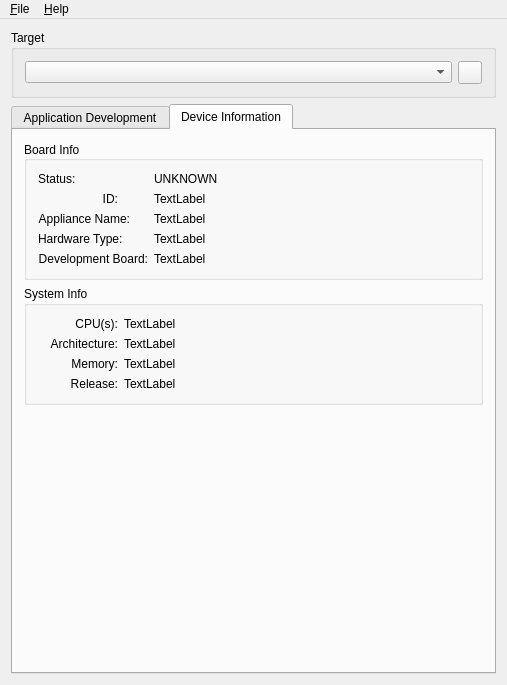
<?xml version="1.0" encoding="UTF-8"?>
<ui version="4.0">
 <class>MainWindow</class>
 <widget class="QMainWindow" name="MainWindow">
  <property name="geometry">
   <rect>
    <x>0</x>
    <y>0</y>
    <width>507</width>
    <height>685</height>
   </rect>
  </property>
  <property name="sizePolicy">
   <sizepolicy hsizetype="Fixed" vsizetype="Fixed">
    <horstretch>0</horstretch>
    <verstretch>0</verstretch>
   </sizepolicy>
  </property>
  <property name="minimumSize">
   <size>
    <width>0</width>
    <height>0</height>
   </size>
  </property>
  <property name="maximumSize">
   <size>
    <width>16777215</width>
    <height>16777215</height>
   </size>
  </property>
  <property name="windowTitle">
   <string>Hemera Developer Mode Client</string>
  </property>
  <property name="windowIcon">
   <iconset resource="../images/images.qrc">
    <normaloff>:/icons/hemera.png</normaloff>:/icons/hemera.png</iconset>
  </property>
  <widget class="QWidget" name="centralWidget">
   <layout class="QVBoxLayout" name="verticalLayout">
    <item>
     <widget class="QGroupBox" name="targetGroupBox">
      <property name="title">
       <string>Target</string>
      </property>
      <layout class="QHBoxLayout" name="horizontalLayout">
       <item>
        <widget class="QComboBox" name="targetsComboBox"/>
       </item>
       <item>
        <widget class="QToolButton" name="configureTargetsButton">
         <property name="text">
          <string/>
         </property>
         <property name="icon">
          <iconset resource="../images/images.qrc">
           <normaloff>:/icons/configure.png</normaloff>:/icons/configure.png</iconset>
         </property>
        </widget>
       </item>
      </layout>
     </widget>
    </item>
    <item>
     <widget class="QTabWidget" name="tabWidget">
      <property name="enabled">
       <bool>true</bool>
      </property>
      <property name="currentIndex">
       <number>1</number>
      </property>
      <widget class="QWidget" name="developmentTabWidget">
       <property name="enabled">
        <bool>true</bool>
       </property>
       <attribute name="title">
        <string>Application Development</string>
       </attribute>
       <layout class="QFormLayout" name="formLayout_3">
        <property name="fieldGrowthPolicy">
         <enum>QFormLayout::AllNonFixedFieldsGrow</enum>
        </property>
        <item row="2" column="0">
         <widget class="QLabel" name="applicationLabel">
          <property name="text">
           <string>Application:</string>
          </property>
         </widget>
        </item>
        <item row="2" column="1">
         <widget class="QComboBox" name="applicationComboBox"/>
        </item>
        <item row="3" column="0">
         <widget class="QLabel" name="applicationsLabel">
          <property name="visible">
           <bool>false</bool>
          </property>
          <property name="text">
           <string>Applications:</string>
          </property>
         </widget>
        </item>
        <item row="3" column="1">
         <widget class="QListView" name="applicationsView">
          <property name="visible">
           <bool>false</bool>
          </property>
          <property name="selectionMode">
           <enum>QAbstractItemView::MultiSelection</enum>
          </property>
         </widget>
        </item>
        <item row="4" column="0">
         <widget class="QLabel" name="featuresLabel">
          <property name="visible">
           <bool>false</bool>
          </property>
          <property name="text">
           <string>Features:</string>
          </property>
         </widget>
        </item>
        <item row="4" column="1">
         <widget class="QListView" name="featuresView">
          <property name="visible">
           <bool>false</bool>
          </property>
          <property name="selectionMode">
           <enum>QAbstractItemView::MultiSelection</enum>
          </property>
         </widget>
        </item>
        <item row="7" column="0" colspan="2">
         <widget class="QCheckBox" name="advancedModeCheckBox">
          <property name="text">
           <string>Advanced Mode</string>
          </property>
         </widget>
        </item>
        <item row="5" column="0">
         <spacer name="verticalSpacer_2">
          <property name="orientation">
           <enum>Qt::Vertical</enum>
          </property>
          <property name="sizeHint" stdset="0">
           <size>
            <width>20</width>
            <height>40</height>
           </size>
          </property>
         </spacer>
        </item>
        <item row="5" column="1">
         <spacer name="verticalSpacer_3">
          <property name="orientation">
           <enum>Qt::Vertical</enum>
          </property>
          <property name="sizeHint" stdset="0">
           <size>
            <width>20</width>
            <height>40</height>
           </size>
          </property>
         </spacer>
        </item>
        <item row="1" column="0">
         <widget class="QLabel" name="starLabel">
          <property name="text">
           <string>Star:</string>
          </property>
         </widget>
        </item>
        <item row="1" column="1">
         <widget class="QComboBox" name="starBox"/>
        </item>
        <item row="0" column="0">
         <widget class="QPushButton" name="startStopButton">
          <property name="text">
           <string>Start</string>
          </property>
         </widget>
        </item>
       </layout>
      </widget>
      <widget class="QWidget" name="deviceInformationWidget">
       <attribute name="title">
        <string>Device Information</string>
       </attribute>
       <layout class="QVBoxLayout" name="deviceInformationLayout">
        <item>
         <widget class="QGroupBox" name="groupBox">
          <property name="title">
           <string>Board Info</string>
          </property>
          <property name="alignment">
           <set>Qt::AlignLeading|Qt::AlignLeft|Qt::AlignVCenter</set>
          </property>
          <layout class="QFormLayout" name="formLayout">
           <item row="0" column="0">
            <widget class="QLabel" name="label">
             <property name="text">
              <string>Status:</string>
             </property>
            </widget>
           </item>
           <item row="0" column="1">
            <widget class="QLabel" name="txtTargetStatus">
             <property name="text">
              <string>UNKNOWN</string>
             </property>
            </widget>
           </item>
           <item row="1" column="0">
            <widget class="QLabel" name="label_2">
             <property name="minimumSize">
              <size>
               <width>80</width>
               <height>0</height>
              </size>
             </property>
             <property name="text">
              <string>ID:</string>
             </property>
             <property name="alignment">
              <set>Qt::AlignRight|Qt::AlignTrailing|Qt::AlignVCenter</set>
             </property>
            </widget>
           </item>
           <item row="1" column="1">
            <widget class="QLabel" name="txtBoardId">
             <property name="text">
              <string>TextLabel</string>
             </property>
            </widget>
           </item>
           <item row="2" column="0">
            <widget class="QLabel" name="label_3">
             <property name="minimumSize">
              <size>
               <width>80</width>
               <height>0</height>
              </size>
             </property>
             <property name="text">
              <string>Appliance Name:</string>
             </property>
             <property name="alignment">
              <set>Qt::AlignRight|Qt::AlignTrailing|Qt::AlignVCenter</set>
             </property>
            </widget>
           </item>
           <item row="2" column="1">
            <widget class="QLabel" name="txtBoardName">
             <property name="text">
              <string>TextLabel</string>
             </property>
            </widget>
           </item>
           <item row="3" column="0">
            <widget class="QLabel" name="label_5">
             <property name="text">
              <string>Hardware Type:</string>
             </property>
            </widget>
           </item>
           <item row="3" column="1">
            <widget class="QLabel" name="txtHardwareType">
             <property name="text">
              <string>TextLabel</string>
             </property>
            </widget>
           </item>
           <item row="4" column="0">
            <widget class="QLabel" name="label_4">
             <property name="minimumSize">
              <size>
               <width>80</width>
               <height>0</height>
              </size>
             </property>
             <property name="text">
              <string>Development Board:</string>
             </property>
             <property name="alignment">
              <set>Qt::AlignRight|Qt::AlignTrailing|Qt::AlignVCenter</set>
             </property>
            </widget>
           </item>
           <item row="4" column="1">
            <widget class="QLabel" name="txtBoardType">
             <property name="text">
              <string>TextLabel</string>
             </property>
            </widget>
           </item>
          </layout>
         </widget>
        </item>
        <item>
         <widget class="QGroupBox" name="groupBox_2">
          <property name="title">
           <string>System Info</string>
          </property>
          <layout class="QFormLayout" name="formLayout_2">
           <item row="0" column="0">
            <widget class="QLabel" name="label_10">
             <property name="minimumSize">
              <size>
               <width>80</width>
               <height>0</height>
              </size>
             </property>
             <property name="text">
              <string>CPU(s):</string>
             </property>
             <property name="alignment">
              <set>Qt::AlignRight|Qt::AlignTrailing|Qt::AlignVCenter</set>
             </property>
            </widget>
           </item>
           <item row="0" column="1">
            <widget class="QLabel" name="txtSystemCpu">
             <property name="text">
              <string>TextLabel</string>
             </property>
            </widget>
           </item>
           <item row="1" column="0">
            <widget class="QLabel" name="label_12">
             <property name="minimumSize">
              <size>
               <width>80</width>
               <height>0</height>
              </size>
             </property>
             <property name="text">
              <string>Architecture:</string>
             </property>
             <property name="alignment">
              <set>Qt::AlignRight|Qt::AlignTrailing|Qt::AlignVCenter</set>
             </property>
            </widget>
           </item>
           <item row="1" column="1">
            <widget class="QLabel" name="txtSystemArch">
             <property name="text">
              <string>TextLabel</string>
             </property>
            </widget>
           </item>
           <item row="2" column="0">
            <widget class="QLabel" name="label_13">
             <property name="minimumSize">
              <size>
               <width>80</width>
               <height>0</height>
              </size>
             </property>
             <property name="text">
              <string>Memory:</string>
             </property>
             <property name="alignment">
              <set>Qt::AlignRight|Qt::AlignTrailing|Qt::AlignVCenter</set>
             </property>
            </widget>
           </item>
           <item row="2" column="1">
            <widget class="QLabel" name="txtSystemMemory">
             <property name="text">
              <string>TextLabel</string>
             </property>
            </widget>
           </item>
           <item row="3" column="0">
            <widget class="QLabel" name="label_18">
             <property name="minimumSize">
              <size>
               <width>80</width>
               <height>0</height>
              </size>
             </property>
             <property name="text">
              <string>Release:</string>
             </property>
             <property name="alignment">
              <set>Qt::AlignRight|Qt::AlignTrailing|Qt::AlignVCenter</set>
             </property>
            </widget>
           </item>
           <item row="3" column="1">
            <widget class="QLabel" name="txtSystemRelease">
             <property name="text">
              <string>TextLabel</string>
             </property>
            </widget>
           </item>
          </layout>
         </widget>
        </item>
        <item>
         <spacer name="verticalSpacer">
          <property name="orientation">
           <enum>Qt::Vertical</enum>
          </property>
          <property name="sizeType">
           <enum>QSizePolicy::MinimumExpanding</enum>
          </property>
          <property name="sizeHint" stdset="0">
           <size>
            <width>20</width>
            <height>0</height>
           </size>
          </property>
         </spacer>
        </item>
       </layout>
      </widget>
     </widget>
    </item>
   </layout>
  </widget>
  <widget class="QMenuBar" name="menuBar">
   <property name="geometry">
    <rect>
     <x>0</x>
     <y>0</y>
     <width>507</width>
     <height>20</height>
    </rect>
   </property>
   <widget class="QMenu" name="fileMenu">
    <property name="title">
     <string>&amp;File</string>
    </property>
    <addaction name="quitAction"/>
   </widget>
   <widget class="QMenu" name="helpMenu">
    <property name="title">
     <string>&amp;Help</string>
    </property>
    <addaction name="aboutAction"/>
   </widget>
   <addaction name="fileMenu"/>
   <addaction name="helpMenu"/>
  </widget>
  <action name="aboutAction">
   <property name="icon">
    <iconset resource="../images/images.qrc">
     <normaloff>:/icons/hemera.png</normaloff>:/icons/hemera.png</iconset>
   </property>
   <property name="text">
    <string>&amp;About Hemera Developer Mode Client</string>
   </property>
  </action>
  <action name="quitAction">
   <property name="icon">
    <iconset resource="../images/images.qrc">
     <normaloff>:/icons/application-exit.png</normaloff>:/icons/application-exit.png</iconset>
   </property>
   <property name="text">
    <string>&amp;Quit</string>
   </property>
   <property name="shortcut">
    <string>Ctrl+Q</string>
   </property>
  </action>
 </widget>
 <layoutdefault spacing="6" margin="11"/>
 <resources>
  <include location="../images/images.qrc"/>
 </resources>
 <connections>
  <connection>
   <sender>advancedModeCheckBox</sender>
   <signal>toggled(bool)</signal>
   <receiver>applicationComboBox</receiver>
   <slot>setHidden(bool)</slot>
   <hints>
    <hint type="sourcelabel">
     <x>255</x>
     <y>366</y>
    </hint>
    <hint type="destinationlabel">
     <x>295</x>
     <y>151</y>
    </hint>
   </hints>
  </connection>
  <connection>
   <sender>advancedModeCheckBox</sender>
   <signal>toggled(bool)</signal>
   <receiver>applicationLabel</receiver>
   <slot>setHidden(bool)</slot>
   <hints>
    <hint type="sourcelabel">
     <x>255</x>
     <y>366</y>
    </hint>
    <hint type="destinationlabel">
     <x>56</x>
     <y>151</y>
    </hint>
   </hints>
  </connection>
  <connection>
   <sender>advancedModeCheckBox</sender>
   <signal>toggled(bool)</signal>
   <receiver>applicationsView</receiver>
   <slot>setVisible(bool)</slot>
   <hints>
    <hint type="sourcelabel">
     <x>255</x>
     <y>366</y>
    </hint>
    <hint type="destinationlabel">
     <x>295</x>
     <y>209</y>
    </hint>
   </hints>
  </connection>
  <connection>
   <sender>advancedModeCheckBox</sender>
   <signal>toggled(bool)</signal>
   <receiver>applicationsLabel</receiver>
   <slot>setVisible(bool)</slot>
   <hints>
    <hint type="sourcelabel">
     <x>255</x>
     <y>366</y>
    </hint>
    <hint type="destinationlabel">
     <x>59</x>
     <y>181</y>
    </hint>
   </hints>
  </connection>
  <connection>
   <sender>advancedModeCheckBox</sender>
   <signal>toggled(bool)</signal>
   <receiver>featuresView</receiver>
   <slot>setVisible(bool)</slot>
   <hints>
    <hint type="sourcelabel">
     <x>255</x>
     <y>366</y>
    </hint>
    <hint type="destinationlabel">
     <x>295</x>
     <y>296</y>
    </hint>
   </hints>
  </connection>
  <connection>
   <sender>advancedModeCheckBox</sender>
   <signal>toggled(bool)</signal>
   <receiver>featuresLabel</receiver>
   <slot>setVisible(bool)</slot>
   <hints>
    <hint type="sourcelabel">
     <x>255</x>
     <y>366</y>
    </hint>
    <hint type="destinationlabel">
     <x>48</x>
     <y>268</y>
    </hint>
   </hints>
  </connection>
 </connections>
</ui>
